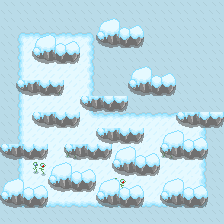

The image is a tile-based game level rendered from a .tmx file. Its description and complete source (layers, tilesets, objects, tile grids) follow:
An orthogonal 14x14 tile map with 16x16 px tiles, 3 tile layers (bottom, middle, top) and 16 objects.

<map version="1.0" tiledversion="1.0.1" orientation="orthogonal" renderorder="right-down" width="14" height="14" tilewidth="16" tileheight="16" nextobjectid="21">
 <properties>
  <property name="mapHeight" type="int" value="14" />
  <property name="mapWidth" type="int" value="14" />
  <property name="tileSize" type="int" value="16" />
 </properties>
 <tileset firstgid="1" name="tileset" tilewidth="16" tileheight="16" tilecount="32" columns="8">
  <image source="tileset.png" width="128" height="64" />
 </tileset>
 <layer name="bottom" width="14" height="14">
  <data encoding="csv">
4,4,4,4,4,4,4,4,4,4,4,4,4,4,
4,4,4,4,4,4,4,4,4,4,4,4,4,4,
4,1,2,2,2,3,4,4,4,4,4,4,4,4,
4,9,10,10,10,11,4,4,4,4,4,4,4,4,
4,9,10,10,10,11,4,4,4,4,4,4,4,4,
4,9,10,5,10,11,4,4,4,4,4,4,4,4,
4,9,10,10,10,11,4,4,4,4,4,4,4,4,
4,9,10,10,10,20,2,2,2,2,2,2,3,4,
4,9,10,10,10,10,10,10,10,10,10,10,11,4,
4,9,10,10,5,10,10,10,10,10,5,10,11,4,
4,9,5,10,10,10,10,10,10,10,10,10,11,4,
4,9,10,10,10,10,10,5,10,10,10,10,11,4,
4,17,18,18,18,18,18,18,18,18,18,18,19,4,
4,4,4,4,4,4,4,4,4,4,4,4,4,4
</data>
 </layer>
 <layer name="middle" width="14" height="14">
  <data encoding="csv">
0,0,0,0,0,0,0,0,0,0,0,0,0,0,
0,0,0,0,0,0,0,0,0,0,0,0,0,0,
0,0,0,0,0,0,22,23,24,0,0,0,0,0,
0,0,22,23,24,0,0,0,0,0,0,0,0,0,
0,0,0,0,0,0,0,0,0,0,0,0,0,0,
0,22,23,24,0,0,0,0,22,23,24,0,0,0,
0,0,0,0,0,22,23,24,0,0,0,0,0,0,
0,0,22,23,24,0,0,0,0,0,0,22,23,24,
0,0,0,0,0,0,22,23,24,0,0,0,0,0,
22,23,24,0,22,23,24,0,0,0,22,23,24,0,
0,0,0,0,0,0,0,22,23,24,0,0,0,0,
0,0,0,22,23,24,0,0,0,0,0,0,0,0,
22,23,24,0,0,0,22,23,24,0,22,23,24,0,
0,0,0,0,0,0,0,0,0,0,0,0,0,0
</data>
 </layer>
 <layer name="top" width="14" height="14">
  <data encoding="csv">
0,0,0,0,0,0,0,0,0,0,0,0,0,0,
0,0,0,0,0,0,14,15,16,0,0,0,0,0,
0,0,14,15,16,0,0,0,0,0,0,0,0,0,
0,0,0,0,0,0,0,0,0,0,0,0,0,0,
0,0,0,0,0,0,0,0,14,15,16,0,0,0,
0,0,0,0,0,0,0,0,0,0,0,0,0,0,
0,0,0,0,0,0,0,0,0,0,0,0,0,0,
0,0,0,0,0,0,0,0,0,0,0,0,0,0,
0,0,0,0,0,0,0,0,0,0,14,15,16,0,
0,0,0,0,0,0,0,14,15,16,0,0,0,0,
0,0,0,14,15,16,0,0,0,0,0,0,0,0,
14,15,16,0,0,0,14,15,16,0,14,15,16,0,
0,0,0,0,0,0,0,0,0,0,0,0,0,0,
0,0,0,0,0,0,0,0,0,0,0,0,0,0
</data>
 </layer>
 <objectgroup name="collision">
  <object id="1" x="97.75" y="33.5" width="44" height="11.75" />
  <object id="2" x="33.5" y="49.375" width="44" height="12.25" />
  <object id="3" x="130.25" y="81.625" width="44" height="11.75" />
  <object id="5" x="49.5" y="177.375" width="44" height="12.25" />
  <object id="6" x="2" y="194.042" width="44" height="12.6667" />
  <object id="7" x="97.6667" y="193.958" width="44" height="11.75" />
  <object id="8" x="114.333" y="161.375" width="44" height="12.5" />
  <object id="9" x="161.667" y="145.458" width="44" height="11.75" />
  <object id="10" x="162.667" y="193.458" width="44" height="11.75" />
  <object id="14" x="17.5" y="81.25" width="44.75" height="13" />
  <object id="15" x="81.25" y="98.25" width="44.75" height="12.5" />
  <object id="16" x="33.5" y="113.25" width="44" height="13.25" />
  <object id="17" x="1.5" y="145.75" width="44.75" height="12.5" />
  <object id="18" x="64.75" y="145.25" width="45.5" height="13.25" />
  <object id="19" x="97.5" y="129" width="44.25" height="13.25" />
  <object id="20" x="177.25" y="113.25" width="46" height="13.25" />
 </objectgroup>
</map>